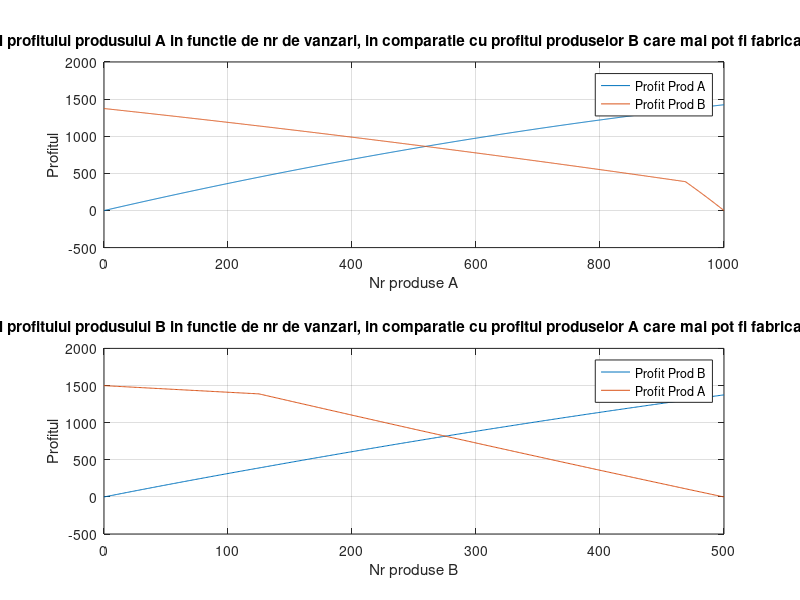
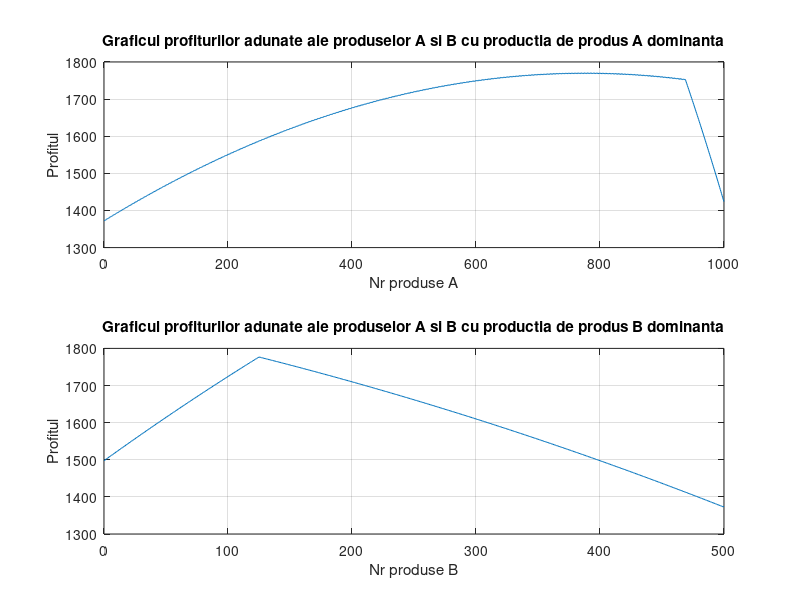

Write the MATLAB code that produced these figures, in order. (Note: this script raises an error after producing the figures.)
clear
clc

%% formule

% ProdA = 1 unitate Res1, 0.2 unitati Res2
% ProdB = 0.5 unitate Res1, 0.5 unitati Res2

% Cost Res1 = 0.375 - 0.00005*nrRes1
% Cost Res2 = 0.75 - 0.0001*nrRes2

% Pret vanzare unitate ProdA = 2 - 0.0005*nrProdA - 0.00015*nrProdB
% Pret vanzare unitate ProdB = 3.5 - 0.0002*nrProdA - 0.0015*nrProdB
% SAU
% Profit vanzare ProdA   ?
% Profit vanzare ProdB   ?

%%

Res1 = 1000;
Res2 = 250;

nrProdA = 0; 
nrProdB = 0; 

pretProdA = 0;
pretProdB = 0;

costRes1 = 0;
costRes2 = 0;

%% Teste pt productie maxima de A si de B

% max ProdA
nrMaxProdA = 0;
maxProdA_res1 = 1000/1;
maxProdA_res2 = 250/0.2;
if (maxProdA_res1 <= maxProdA_res2) 
    nrMaxProdA = maxProdA_res1;
else
    nrMaxProdA = maxProdA_res2;
end

% max ProdB
nrMaxProdB = 0;
maxProdB_res1 = 1000/0.5;
maxProdB_res2 = 250/0.5;
if (maxProdB_res1 <= maxProdB_res2) 
    nrMaxProdB = maxProdB_res1;
else
    nrMaxProdB = maxProdB_res2;
end

%tura Prod A
vecNrProdA = [0:nrMaxProdA];
profitProdA = zeros(1,length(vecNrProdA));
nrProdB = 0;

vecNrProdB2 = [0:nrMaxProdB];
profitProdB2 = zeros(1,length(vecNrProdA));

for i = 1:length(vecNrProdA)
   
    nrProdA = vecNrProdA(i);
    nrFolRes1 = 1*nrProdA;
    nrFolRes2 = 0.2*nrProdA;
    
    nrMaxProdB2 = 0; %aflu cate produse B se mai pot face dupa ce se face nr prezent de produse A
    maxProdB2_res1 = (1000 - nrFolRes1)/0.5;
    maxProdB2_res2 = (250 - nrFolRes2)/0.5;
    if (maxProdB2_res1 <= maxProdB2_res2) 
        nrMaxProdB2 = floor(maxProdB2_res1);
    else
        nrMaxProdB2 = floor(maxProdB2_res2);
    end
    
    costRes1 = 0.375 - 0.00005*nrFolRes1; 
    costRes2 = 0.75 - 0.0001*nrFolRes2;
    pretProdA = 2 - 0.0005*nrProdA - 0.00015*nrMaxProdB;
    profitProdA(i) = pretProdA*nrProdA - costRes1 - costRes2;
    
    %
    
    if (((1000-nrFolRes1) > 0)&&((250 - nrFolRes2) > 0))
        nrFol2Res1 = 0.5*nrMaxProdB2;
        nrFol2Res2 = 0.5*nrMaxProdB2;
        cost2Res1 = 0.375 - 0.00005*nrFol2Res1; 
        cost2Res2 = 0.75 - 0.0001*nrFol2Res2;
        pretProdB = 3.5 - 0.0002*nrProdA - 0.0015*nrMaxProdB2;
        profitProdB2(i) = pretProdB*nrMaxProdB2 - cost2Res1 - cost2Res2;
    end
end

% tura Prod B
vecNrProdB = [0:nrMaxProdB];
profitProdB = zeros(1,length(vecNrProdB));
nrProdA = 0;

vecNrProdA2 = [0:nrMaxProdA];
profitProdA2 = zeros(1,length(vecNrProdB));

for i = 1:length(vecNrProdB)
   
    nrProdB = vecNrProdB(i);
    nrFolRes1 = 0.5*nrProdB;
    nrFolRes2 = 0.5*nrProdB;
    
    nrMaxProdA2 = 0; %aflu cate produse A se mai pot face dupa ce se face nr prezent de produse B
    maxProdA2_res1 = (1000 - nrFolRes1)/1;
    maxProdA2_res2 = (250 - nrFolRes2)/0.2;
    if (maxProdA2_res1 <= maxProdA2_res2) 
        nrMaxProdA2 = floor(maxProdA2_res1);
    else
        nrMaxProdA2 = floor(maxProdA2_res2);
    end
    
    costRes1 = 0.375 - 0.00005*nrFolRes1; 
    costRes2 = 0.75 - 0.0001*nrFolRes2;
    pretProdB = 3.5 - 0.0002*nrMaxProdA2 - 0.0015*nrProdB;
    profitProdB(i) = pretProdB*nrProdB - costRes1 - costRes2;
    
    %
    
    if (((1000-nrFolRes1) > 0)&&((250 - nrFolRes2) > 0))
        nrFol2Res1 = 1*nrMaxProdA2;
        nrFol2Res2 = 0.2*nrMaxProdA2;
        cost2Res1 = 0.375 - 0.00005*nrFol2Res1; 
        cost2Res2 = 0.75 - 0.0001*nrFol2Res2;
        pretProdA = 2 - 0.0005*nrMaxProdA - 0.00015*nrProdB;
        profitProdA2(i) = pretProdA*nrMaxProdA2 - cost2Res1 - cost2Res2;
    end
end

%plotare
figure
subplot(2,1,1)
plot(vecNrProdA, profitProdA, vecNrProdA, profitProdB2)
xlabel('Nr produse A')
ylabel('Profitul')
title('Graficul profitului produsului A in functie de nr de vanzari, in comparatie cu profitul produselor B care mai pot fi fabricate pe langa')
grid on
legend('Profit Prod A', 'Profit Prod B')

subplot(2,1,2)
plot(vecNrProdB, profitProdB, vecNrProdB, profitProdA2)
xlabel('Nr produse B')
ylabel('Profitul')
title('Graficul profitului produsului B in functie de nr de vanzari, in comparatie cu profitul produselor A care mai pot fi fabricate pe langa')
grid on
legend('Profit Prod B', 'Profit Prod A')

profitProdAB = profitProdA + profitProdB2;
profitProdBA = profitProdB + profitProdA2;

figure
subplot(2,1,1)
plot(vecNrProdA, profitProdAB)
xlabel('Nr produse A')
ylabel('Profitul')
title('Graficul profiturilor adunate ale produselor A si B cu productia de produs A dominanta')
grid on

subplot(2,1,2)
plot(vecNrProdB, profitProdBA)
xlabel('Nr produse B')
ylabel('Profitul')
title('Graficul profiturilor adunate ale produselor A si B cu productia de produs B dominanta')
grid on

%% aflarea celui mai mare profit



verificare_temaTO(2,125)
verificare_temaTO(1,750)
